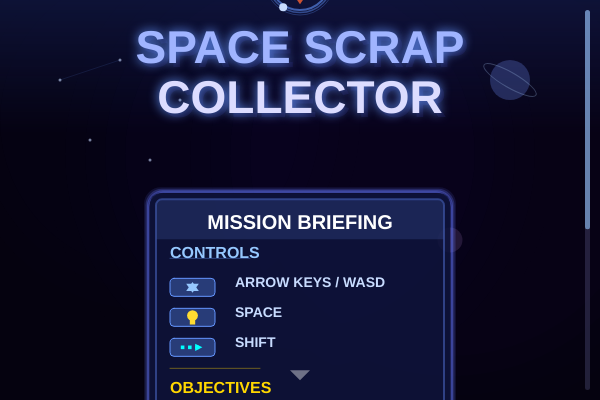
Frame 1 (no input)
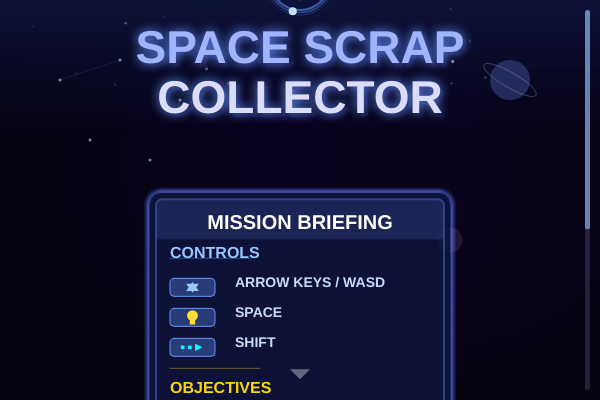
Frame 60 (no input)
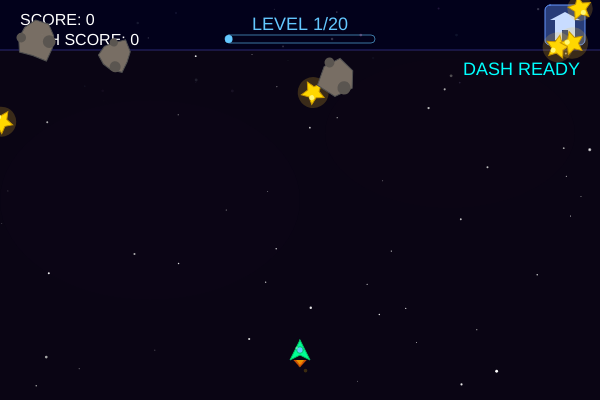
Frame 120 (the mouse pressed at the canvas centre since frame 60)

The p5.js sketch that drew these frames (run headless with seeded random() and noise() and a simulated clock; from frame 60 on, the mouse is pressed at the canvas centre):

// p5.js sketch
// ── sketch.js
let ship;
let scraps = [];
let asteroids = [];
let powerups = [];
let bullets = [];
let score = 0;
let gameState = 'menu'; // Can be 'menu', 'playing', 'gameOver', or 'victory'
let highScore = 0;
let stars = []; // For background stars
let particles = []; // For collecting effects
let level = 1;
let nextLevelScore = 100;
let lastShotTime = 0; // Track when the last bullet was fired
const SHOT_COOLDOWN = 300; // Cooldown between shots in milliseconds

// Added for dash ability
let dashAvailable = true;
let dashCooldown = 0;
const DASH_COOLDOWN = 180; // 3 seconds cooldown
let dashDirection = { x: 0, y: 0 };
let isDashing = false;
let dashTimer = 0;
const DASH_DURATION = 10; // Duration of dash in frames

// Simple control variables
let moveLeft = false;
let moveRight = false;
let moveUp = false;
let moveDown = false;

// Added for level up message
let levelMessage = null;

// Variables for scrolling
let scrollY = 0;
let maxScrollY = 200; // Will be calculated based on content height
let isScrolling = false;
let touchStartY = 0;

function setup() {
  createCanvas(600, 400);
  
  // Create stars with different depths for parallax effect
  stars = [];
  for (let i = 0; i < 50; i++) {
    stars.push({
      x: random(width),
      y: random(height),
      size: random(1, 3),
      brightness: random(150, 255),
      depth: random(0.2, 1) // Depth factor for parallax (smaller = further away)
    });
  }
  
  // Initialize game elements but don't start the game yet
  resetGame();
}

function resetGame() {
  // Reset game variables
  level = 1;
  score = 0;
  nextLevelScore = 100;
  particles = [];
  bullets = [];
  powerups = [];
  dashAvailable = true;
  dashCooldown = 0;
  
  // Create ship - simple object
  ship = {
    x: width / 2,
    y: height - 50,
    size: 20,
    speed: 5,
    shield: 0,
    speedBoost: 0,
    rapidFire: 0,
    
    display: function() {
      // Draw shield if active
      if (this.shield > 0) {
        push();
        translate(this.x, this.y);
        
        // Animated shield effect
        let shieldPulse = 1 + sin(frameCount * 0.1) * 0.1;
        
        // Outer shield glow
        noFill();
        stroke(0, 100, 255, 100);
        strokeWeight(3);
        ellipse(0, 0, this.size * 2.8 * shieldPulse);
        
        // Inner shield
        stroke(0, 150, 255, 180);
        strokeWeight(2);
        ellipse(0, 0, this.size * 2.5 * shieldPulse);
        
        // Shield details
        noFill();
        stroke(100, 200, 255, 150);
        strokeWeight(1);
        
        // Shield arc effects
        for (let i = 0; i < 3; i++) {
          let rotOffset = frameCount * 0.02 + i * TWO_PI / 3;
          arc(0, 0, this.size * 2.6 * shieldPulse, this.size * 2.6 * shieldPulse, 
              rotOffset, rotOffset + TWO_PI / 2);
        }
        
        pop();
      }
      
      // Draw dash effect when dashing
      if (isDashing) {
        push();
        translate(this.x, this.y);
        
        // Trail effect
        noFill();
        stroke(0, 255, 255, 200 - dashTimer * 20);
        strokeWeight(2);
        
        // Multiple fading trails
        for (let i = 0; i < 3; i++) {
          let trailScale = 1 + (i * 0.5);
          let trailX = -dashDirection.x * 10 * trailScale;
          let trailY = -dashDirection.y * 10 * trailScale;
          
          beginShape();
          vertex(trailX - this.size/2, trailY);
          vertex(trailX + this.size/2, trailY);
          endShape();
        }
        pop();
      }
      
      // Draw ship
      push();
      translate(this.x, this.y);
      
      // Draw engine flame with animation
      let flameHeight = 10 + sin(frameCount * 0.2) * 3;
      fill(255, 100, 0, 200);
      beginShape();
      vertex(-this.size/3, this.size/2);
      vertex(0, this.size/2 + flameHeight);
      vertex(this.size/3, this.size/2);
      endShape(CLOSE);
      
      // Additional flame details
      fill(255, 200, 0, 150);
      beginShape();
      vertex(-this.size/5, this.size/2);
      vertex(0, this.size/2 + flameHeight * 0.7);
      vertex(this.size/5, this.size/2);
      endShape(CLOSE);
      
      // Draw ship body
      fill(0, 255, 150);
      stroke(0, 200, 100);
      strokeWeight(1);
      beginShape();
      vertex(0, -this.size/2); // Nose
      vertex(this.size/2, this.size/2); // Bottom right
      vertex(0, this.size/4); // Middle indent
      vertex(-this.size/2, this.size/2); // Bottom left
      endShape(CLOSE);
      
      // Add cockpit
      fill(100, 200, 255);
      ellipse(0, 0, this.size/3);
      
      // Ship highlights
      noStroke();
      fill(150, 255, 200, 150);
      ellipse(-this.size/6, -this.size/10, this.size/8);
      
      pop();
    },
    
    move: function() {
      // Direct key checking for better responsiveness
      let currentSpeed = this.speed;
      
      if (isDashing) {
        // During dash, move faster in the dash direction
        this.x += dashDirection.x * currentSpeed * 3;
        this.y += dashDirection.y * currentSpeed * 3;
        
        // Create more particles during dash
        if (frameCount % 2 === 0) {
          particles.push(createParticle(
            this.x - dashDirection.x * this.size, 
            this.y - dashDirection.y * this.size, 
            [0, 255, 255]
          ));
        }
        
        // Decrement dash timer
        dashTimer--;
        if (dashTimer <= 0) {
          isDashing = false;
        }
      } else {
        // Normal movement
        if (moveLeft || keyIsDown(LEFT_ARROW) || keyIsDown(65)) { // Left or A
          this.x -= currentSpeed;
        }
        if (moveRight || keyIsDown(RIGHT_ARROW) || keyIsDown(68)) { // Right or D
          this.x += currentSpeed;
        }
        if (moveUp || keyIsDown(UP_ARROW) || keyIsDown(87)) { // Up or W
          this.y -= currentSpeed;
        }
        if (moveDown || keyIsDown(DOWN_ARROW) || keyIsDown(83)) { // Down or S
          this.y += currentSpeed;
        }
      }
      
      // Keep ship on screen
      this.x = constrain(this.x, this.size/2, width - this.size/2);
      this.y = constrain(this.y, this.size/2, height - this.size/2);
      
      // Update shield timer
      if (this.shield > 0) {
        this.shield--;
      }
    },
    
    shoot: function() {
      // Check if cooldown has elapsed
      if (millis() - lastShotTime > SHOT_COOLDOWN) {
        // Create a new bullet
        bullets.push({
          x: this.x,
          y: this.y - this.size/2, // Start at the nose of the ship
          size: 5,
          speed: 10,
          
          update: function() {
            this.y -= this.speed;
            return this.y < 0; // Return true if bullet is off screen
          },
          
          display: function() {
            fill(255, 240, 100);
            noStroke();
            ellipse(this.x, this.y, this.size);
            
            // Add a glow effect
            for (let i = 1; i <= 3; i++) {
              fill(255, 200, 50, 150 / i);
              ellipse(this.x, this.y, this.size + i * 2);
            }
          },
          
          hits: function(obj) {
            let d = dist(this.x, this.y, obj.x, obj.y);
            return d < (this.size/2 + obj.size/2);
          }
        });
        
        // Update last shot time
        lastShotTime = millis();
      }
    },
    
    dash: function() {
      if (!dashAvailable || isDashing) return;
      
      // Calculate dash direction based on current movement
      dashDirection = { x: 0, y: 0 };
      
      if (moveLeft || keyIsDown(LEFT_ARROW) || keyIsDown(65)) dashDirection.x = -1;
      if (moveRight || keyIsDown(RIGHT_ARROW) || keyIsDown(68)) dashDirection.x = 1;
      if (moveUp || keyIsDown(UP_ARROW) || keyIsDown(87)) dashDirection.y = -1;
      if (moveDown || keyIsDown(DOWN_ARROW) || keyIsDown(83)) dashDirection.y = 1;
      
      // If no direction, dash forward
      if (dashDirection.x === 0 && dashDirection.y === 0) {
        dashDirection.y = -1;
      }
      
      // Normalize for diagonal movement
      let magnitude = Math.sqrt(dashDirection.x * dashDirection.x + dashDirection.y * dashDirection.y);
      if (magnitude > 0) {
        dashDirection.x /= magnitude;
        dashDirection.y /= magnitude;
      }
      
      // Start dashing
      isDashing = true;
      dashTimer = DASH_DURATION;
      dashAvailable = false;
      dashCooldown = DASH_COOLDOWN;
      
      // Create burst of particles
      for (let i = 0; i < 10; i++) {
        particles.push(createParticle(this.x, this.y, [0, 255, 255]));
      }
    },
    
    hits: function(obj) {
      if (!obj || typeof obj.x === 'undefined' || typeof obj.y === 'undefined') {
        return false;
      }
      
      let objSize = obj.size || 15; // Default size if not specified
      let d = dist(this.x, this.y, obj.x, obj.y);
      return d < (this.size/2 + objSize/2);
    }
  };

  // Create scraps
  scraps = [];
  for (let i = 0; i < 5; i++) {
    scraps.push(createScrap());
  }
  
  // Create asteroids
  asteroids = [];
  for (let i = 0; i < 3; i++) { // Simplified to just 3 asteroids initially
    asteroids.push(createAsteroid());
  }
}

function draw() {
  // Check game state periodically
  if (frameCount % 60 === 0) { // Check once per second
    checkGameState();
  }
  
  // Create a subtle gradient background
  background(10, 5, 20); // Dark space background
  
  // Draw distant nebula-like effects for depth - just subtle color patches
  noStroke();
  fill(30, 20, 50, 10);
  ellipse(width/4, height/2, 300, 200);
  fill(50, 20, 40, 8);
  ellipse(width*3/4, height/3, 250, 150);
  
  // Draw stars with parallax effect
  drawStars();
  
  try {
    if (gameState === 'menu') {
      drawMenu();
    } else if (gameState === 'playing') {
      updateGame();
      drawGame();
    } else if (gameState === 'gameOver') {
      drawGameOver();
    } else if (gameState === 'victory') {
      drawVictory();
    } else {
      // Invalid game state, reset to menu
      gameState = 'menu';
      drawMenu();
    }
  } catch (error) {
    console.error("Error in main draw loop:", error);
    // Try to recover
    gameState = 'menu';
    drawMenu();
  }
}

function drawStars() {
  // Update star positions for parallax based on game state
  let ySpeed = 0;
  
  // Stars move faster during gameplay to create a sense of motion
  if (gameState === 'playing') {
    ySpeed = 0.5;
  }
  
  for (let star of stars) {
    // Move stars faster or slower based on their depth
    star.y += ySpeed * star.depth;
    
    // Wrap around if off screen
    if (star.y > height) {
      star.y = 0;
      star.x = random(width);
    }
    
    // Draw star with size based on depth
    fill(star.brightness);
    noStroke();
    let displaySize = star.size * (0.5 + star.depth * 0.5);
    ellipse(star.x, star.y, displaySize);
    
    // Add twinkle effect to some stars
    if (random() < 0.002) {
      fill(255, 255, 255, 150);
      ellipse(star.x, star.y, displaySize * 2);
    }
  }
}

function drawMenu() {
  // Reset scroll position when entering menu
  if (frameCount === 1 || scrollY === undefined) {
    scrollY = 0;
  }
  
  // Create a dynamic starfield background with depth effect
  background(5, 2, 15); // Deep space background
  
  // Add a subtle cosmic nebula glow
  noStroke();
  drawNebula();
  
  // Draw animated title particles
  drawTitleParticles();
  
  // Create a semi-transparent overlay at the top for title
  let gradientHeight = height/3;
  for (let i = 0; i < gradientHeight; i++) {
    let alpha = map(i, 0, gradientHeight, 150, 0);
    fill(20, 30, 80, alpha);
    rect(0, i, width, 1);
  }
  
  // Draw cosmic decorations
  drawCosmicDecorations();
  
  // Apply scrolling transformation
  push();
  translate(0, -scrollY);
  
  // Game title with glow effect - moved up to fit better
  textAlign(CENTER, CENTER);
  
  // Title shadow for depth
  fill(50, 50, 150, 50);
  textFont('Arial');
  textStyle(BOLD);
  textSize(46);
  text("SPACE SCRAP", width/2 + 4, height/8 + 4); // Moved up from height/6
  text("COLLECTOR", width/2 + 4, height/8 + 54);  // Moved up
  
  // Create animated pulse for the title
  let pulse = sin(frameCount * 0.05) * 5;
  
  // Add glowing title text
  drawingContext.shadowBlur = 10 + pulse;
  drawingContext.shadowColor = color(100, 150, 255);
  fill(160, 180, 255);
  textSize(46);
  text("SPACE SCRAP", width/2, height/8); // Moved up from height/6
  
  fill(220, 220, 255);
  text("COLLECTOR", width/2, height/8 + 50); // Moved up
  drawingContext.shadowBlur = 0;
  
  // Draw the game logo/ship icon - moved up
  drawGameLogo(width/2, height/8 - 70, 40);
  
  // Create main menu container with animated border - pushed down for better spacing
  let containerY = max(height/2 - 30, height/3 + 60); // Adjusted positioning
  drawMenuContainer(width/2 - 150, containerY);
  
  // Calculate bottom of container for proper button placement
  let containerBottom = containerY + 310; // Match the container height
  
  // Buttons - positioned relative to container bottom with spacing
  drawMenuButtons(containerBottom + 50); // Position relative to container bottom
  
  // Draw animated prompt at bottom - moved further down
  let promptY = containerBottom + 110; // Position relative to container bottom
  drawAnimatedPrompt(promptY);
  
  // Calculate the max scroll based on the content
  maxScrollY = max(0, promptY - height + 80);
  
  pop(); // End scrolling transformation
  
  // Draw scroll indicator if needed
  if (maxScrollY > 0) {
    drawScrollIndicator();
  }
}

// Helper functions for menu elements

function drawMenuContainer(containerX, containerY) {
  // Container background with pulsing border
  let pulse = sin(frameCount * 0.05) * 2;
  let containerWidth = 300;
  let containerHeight = 310; // Increased from 280 to 310 for more space
  
  // Outer glow
  noFill();
  for(let i = 0; i < 5; i++) {
    let alpha = map(i, 0, 5, 150, 0);
    stroke(100, 120, 255, alpha);
    strokeWeight(i + pulse);
    rect(containerX - i, containerY - i, containerWidth + i*2, containerHeight + i*2, 15);
  }
  
  // Main panel
  noStroke();
  fill(15, 20, 60, 220);
  rect(containerX, containerY, containerWidth, containerHeight, 10);
  
  // Inner highlight
  stroke(100, 140, 255, 100);
  strokeWeight(2);
  noFill();
  rect(containerX + 6, containerY + 6, containerWidth - 12, containerHeight - 12, 6);
  
  // Add subtle header background
  noStroke();
  fill(60, 80, 150, 80);
  rect(containerX + 6, containerY + 6, containerWidth - 12, 40, 6, 6, 0, 0);
  
  // Section Heading
  fill(255);
  textAlign(CENTER);
  textSize(20);
  text("MISSION BRIEFING", width/2, containerY + 30);
  
  // Content area
  let contentX = containerX + 20;
  let contentY = containerY + 60;
  
  // Controls section
  fill(150, 200, 255);
  textAlign(LEFT);
  textSize(16);
  text("CONTROLS", contentX, contentY);
  
  // Separator line
  stroke(100, 150, 255, 100);
  strokeWeight(1);
  line(contentX, contentY + 5, contentX + 80, contentY + 5);
  
  // Controls content with icons
  textSize(14);
  noStroke();
  let controlsY = contentY + 25;
  let iconSize = 18;
  let textOffset = 65;
  
  // Movement control
  drawControlIcon(contentX, controlsY, iconSize, "move");
  fill(200, 220, 255);
  text("ARROW KEYS / WASD", contentX + textOffset, controlsY + 5);
  
  // Shoot control
  drawControlIcon(contentX, controlsY + 30, iconSize, "shoot");
  fill(200, 220, 255);
  text("SPACE", contentX + textOffset, controlsY + 35);
  
  // Dash control
  drawControlIcon(contentX, controlsY + 60, iconSize, "dash");
  fill(200, 220, 255);
  text("SHIFT", contentX + textOffset, controlsY + 65);
  
  // Objectives section - moved down for better spacing
  fill(255, 215, 0);
  textAlign(LEFT);
  textSize(16);
  text("OBJECTIVES", contentX, controlsY + 110); // Increased from 100 to 110
  
  // Separator line
  stroke(255, 215, 0, 100);
  strokeWeight(1);
  line(contentX, contentY + 115, contentX + 90, contentY + 115); // Adjusted to match
  
  // Objectives list
  noStroke();
  textSize(14);
  fill(255, 245, 200);
  
  // Objective bullets with icons
  let objY = controlsY + 135; // Increased from 125 to 135
  
  // Objective 1: Collect scraps
  drawObjectiveIcon(contentX, objY, iconSize, "scrap");
  text("Collect gold scraps", contentX + textOffset, objY + 5);
  
  // Objective 2: Destroy asteroids
  drawObjectiveIcon(contentX, objY + 30, iconSize, "asteroid");
  text("Destroy asteroids", contentX + textOffset, objY + 35);
  
  // Objective 3: Reach level 20
  drawObjectiveIcon(contentX, objY + 60, iconSize, "level");
  text("Reach Level 20 to win!", contentX + textOffset, objY + 65);
}

function drawControlIcon(x, y, size, type) {
  // Draw background
  fill(40, 60, 120);
  stroke(100, 150, 255);
  strokeWeight(1);
  rect(x, y, size*2.5, size, 4);
  
  // Draw icon based on type
  noStroke();
  
  if (type === "move") {
    // Movement arrows
    fill(150, 200, 255);
    // Up arrow
    triangle(
      x + size*1.25, y + size*0.2,
      x + size*0.9, y + size*0.7,
      x + size*1.6, y + size*0.7
    );
    // Down arrow
    triangle(
      x + size*1.25, y + size*0.8,
      x + size*0.9, y + size*0.3,
      x + size*1.6, y + size*0.3
    );
  } 
  else if (type === "shoot") {
    // Bullet icon
    fill(255, 220, 50);
    ellipse(x + size*1.25, y + size*0.4, size*0.6);
    // Shooting trail
    rect(x + size*1.1, y + size*0.6, size*0.3, size*0.3);
  } 
  else if (type === "dash") {
    // Dash movement lines
    fill(0, 255, 255);
    for (let i = 0; i < 3; i++) {
      rect(x + size*(0.6 + i*0.4), y + size*0.4, size*0.2, size*0.2);
    }
    // Ship
    triangle(
      x + size*1.8, y + size*0.5,
      x + size*1.4, y + size*0.3,
      x + size*1.4, y + size*0.7
    );
  }
}

function drawObjectiveIcon(x, y, size, type) {
  if (type === "scrap") {
    // Gold scrap icon
    fill(60, 60, 120);
    stroke(255, 215, 0);
    strokeWeight(1);
    rect(x, y, size*2.5, size, 4);
    
    // Star shape
    noStroke();
    fill(255, 215, 0);
    push();
    translate(x + size*1.25, y + size*0.5);
    rotate(frameCount * 0.01);
    for (let i = 0; i < 5; i++) {
      let angle = TWO_PI * i / 5 - PI/2;
      let x1 = cos(angle) * size*0.4;
      let y1 = sin(angle) * size*0.4;
      let x2 = cos(angle + TWO_PI/10) * size*0.2;
      let y2 = sin(angle + TWO_PI/10) * size*0.2;
      line(0, 0, x1, y1);
      line(x1, y1, x2, y2);
    }
    pop();
  } 
  else if (type === "asteroid") {
    // Asteroid icon
    fill(60, 60, 120);
    stroke(150, 150, 150);
    strokeWeight(1);
    rect(x, y, size*2.5, size, 4);
    
    // Asteroid shape
    noStroke();
    fill(150, 140, 140);
    push();
    translate(x + size*1.25, y + size*0.5);
    beginShape();
    for (let i = 0; i < 8; i++) {
      let angle = TWO_PI * i / 8;
      let rad = size * 0.35 * (0.8 + sin(i * 3) * 0.2);
      vertex(cos(angle) * rad, sin(angle) * rad);
    }
    endShape(CLOSE);
    // Crater
    fill(100, 100, 100);
    ellipse(size*0.1, -size*0.1, size*0.15);
    pop();
  } 
  else if (type === "level") {
    // Level icon
    fill(60, 60, 120);
    stroke(255, 200, 50);
    strokeWeight(1);
    rect(x, y, size*2.5, size, 4);
    
    // Trophy icon
    noStroke();
    fill(255, 215, 0);
    // Trophy cup
    push();
    translate(x + size*1.25, y + size*0.5);
    rect(-size*0.25, -size*0.3, size*0.5, size*0.4, size*0.1);
    // Trophy base
    rect(-size*0.15, size*0.1, size*0.3, size*0.2, size*0.05);
    // Trophy handles
    ellipse(-size*0.25, -size*0.1, size*0.2, size*0.4);
    ellipse(size*0.25, -size*0.1, size*0.2, size*0.4);
    pop();
  }
}

function drawMenuButtons(buttonY) {
  // Position constants
  let buttonWidth = 180;
  let buttonHeight = 50;
  
  // Start button
  let startBtnX = width/2;
  let btnPulse = sin(frameCount * 0.1) * 3;
  
  // Button glow
  drawingContext.shadowBlur = 15;
  drawingContext.shadowColor = color(100, 200, 255);
  
  // Button background
  fill(40, 100, 180);
  stroke(120, 200, 255);
  strokeWeight(2);
  rect(startBtnX - buttonWidth/2, buttonY - buttonHeight/2, buttonWidth, buttonHeight, 25);
  
  // Button text
  textAlign(CENTER, CENTER);
  noStroke();
  fill(255);
  textSize(22 + btnPulse);
  text("START MISSION", startBtnX, buttonY);
  
  drawingContext.shadowBlur = 0;
}

function drawAnimatedPrompt(promptY) {
  // Animated prompt text
  let promptPulse = sin(frameCount * 0.05) * 2;
  
  fill(200, 200, 255, 200 + promptPulse * 20);
  textSize(16);
  text("PRESS SPACE TO START", width/2, promptY);
  
  // Draw key icon
  fill(150, 150, 220, 200);
  stroke(200, 200, 255, 150);
  strokeWeight(1);
  rect(width/2 - 50, promptY + 15, 100, 18, 4);
  fill(200, 200, 255);
  noStroke();
  text("SPACE", width/2, promptY + 15);
}

function drawTitleParticles() {
  // Create title particles
  if (random() < 0.3) {
    let px = random(width);
    let py = random(height/4);
    
    particles.push({
      x: px,
      y: py,
      size: random(1, 3),
      color: [random(150, 255), random(150, 255), random(200, 255)],
      xvel: random(-0.3, 0.3),
      yvel: random(-0.1, 0.3),
      alpha: random(150, 255),
      life: random(30, 60),
      
      update: function() {
        this.x += this.xvel;
        this.y += this.yvel;
        this.alpha -= this.alpha / this.life;
        return this.alpha <= 0;
      },
      
      display: function() {
        noStroke();
        fill(this.color[0], this.color[1], this.color[2], this.alpha);
        ellipse(this.x, this.y, this.size);
      }
    });
  }
  
  // Update and display particles
  for (let i = particles.length - 1; i >= 0; i--) {
    if (particles[i].update()) {
      particles.splice(i, 1);
    } else {
      particles[i].display();
    }
  }
}

function drawGameLogo(x, y, size) {
  push();
  translate(x, y);
  
  // Draw glowing orbit
  noFill();
  for (let i = 0; i < 3; i++) {
    let orbitSize = size * 1.5 + i*5;
    stroke(100, 150, 255, 150 - i*40);
    strokeWeight(2 - i*0.5);
    ellipse(0, 0, orbitSize);
  }
  
  // Draw animated planets/stars
  let angle = frameCount * 0.03;
  
  // Orbiting elements
  for (let i = 0; i < 3; i++) {
    let orbitAngle = angle + (i * TWO_PI / 3);
    let orbitX = cos(orbitAngle) * size * 0.8;
    let orbitY = sin(orbitAngle) * size * 0.8;
    
    // Draw orbiting element
    noStroke();
    fill(200, 220, 255);
    ellipse(orbitX, orbitY, size/5);
  }
  
  // Center ship
  drawShipIcon(0, 0, size * 0.7);
  
  pop();
}

function drawShipIcon(x, y, size) {
  push();
  translate(x, y);
  
  // Ship body
  fill(0, 200, 100);
  stroke(100, 200, 255);
  strokeWeight(2);
  beginShape();
  vertex(0, -size/2); // Nose
  vertex(size/2, size/2); // Bottom right
  vertex(0, size/4); // Middle indent
  vertex(-size/2, size/2); // Bottom left
  endShape(CLOSE);
  
  // Engine glow - animated
  let flameSize = sin(frameCount * 0.2) * 5;
  noStroke();
  fill(255, 100, 50, 200);
  beginShape();
  vertex(-size/4, size/2);
  vertex(0, size/2 + size/3 + flameSize);
  vertex(size/4, size/2);
  endShape(CLOSE);
  
  // Cockpit
  fill(150, 200, 255);
  ellipse(0, 0, size/3);
  
  pop();
}

function drawNebula() {
  // Subtle nebula clouds in background
  for (let i = 0; i < 3; i++) {
    let x = width * (0.25 + i * 0.25);
    let y = height * (0.3 + sin(frameCount * 0.01 + i) * 0.1);
    let size = 300 + i * 50;
    
    for (let j = 0; j < 5; j++) {
      let alpha = map(j, 0, 5, 5, 0);
      let r = map(i, 0, 3, 30, 80);
      let g = map(i, 0, 3, 20, 40);
      let b = map(i, 0, 3, 80, 150);
      
      fill(r, g, b, alpha);
      ellipse(x, y, size + j*40);
    }
  }
}

function drawCosmicDecorations() {
  // Add decorative elements in the background
  
  // Constellation lines
  stroke(100, 150, 255, 30);
  strokeWeight(1);
  
  // Fixed constellation pattern
  let constellationPoints = [
    {x: width*0.1, y: height*0.2},
    {x: width*0.2, y: height*0.15},
    {x: width*0.3, y: height*0.25},
    {x: width*0.25, y: height*0.4},
    {x: width*0.15, y: height*0.35}
  ];
  
  // Draw constellation
  for (let i = 0; i < constellationPoints.length; i++) {
    let nextIndex = (i + 1) % constellationPoints.length;
    line(
      constellationPoints[i].x, 
      constellationPoints[i].y,
      constellationPoints[nextIndex].x, 
      constellationPoints[nextIndex].y
    );
    
    // Draw constellation points
    noStroke();
    fill(200, 220, 255, 150);
    ellipse(constellationPoints[i].x, constellationPoints[i].y, 3);
  }
  
  // Draw some distant planets
  noStroke();
  
  // Planet 1
  fill(80, 100, 180, 100);
  ellipse(width*0.85, height*0.2, 40);
  
  // Rings
  push();
  translate(width*0.85, height*0.2);
  rotate(PI/6);
  stroke(150, 180, 220, 80);
  strokeWeight(1);
  noFill();
  ellipse(0, 0, 60, 15);
  pop();
  
  // Planet 2
  fill(100, 70, 120, 80);
  ellipse(width*0.75, height*0.6, 25);
}

function updateGame() {
  try {
    // Move the ship
    if (ship && typeof ship.move === 'function') {
      ship.move();
    }
    
    // Create engine exhaust particles
    createExhaustParticles();
    
    // Handle shooting
    if (keyIsDown(32) && ship && typeof ship.shoot === 'function') { // Spacebar
      ship.shoot();
    }
    
    // Update bullets
    for (let i = bullets.length - 1; i >= 0; i--) {
      try {
        if (bullets[i] && typeof bullets[i].update === 'function') {
          let remove = bullets[i].update();
          if (remove) {
            bullets.splice(i, 1);
          }
        } else {
          bullets.splice(i, 1); // Remove invalid bullets
        }
      } catch (error) {
        console.error("Error updating bullet:", error);
        bullets.splice(i, 1); // Remove problematic bullet
      }
    }
    
    // Update asteroids
  for (let i = asteroids.length - 1; i >= 0; i--) {
      try {
        if (asteroids[i] && typeof asteroids[i].update === 'function') {
    asteroids[i].update();
        } else {
          asteroids[i] = createAsteroid(level); // Replace invalid asteroid
        }
      } catch (error) {
        console.error("Error updating asteroid:", error);
        asteroids[i] = createAsteroid(level); // Replace problematic asteroid
      }
    }
    
    // Update particles
    for (let i = particles.length - 1; i >= 0; i--) {
      try {
        if (particles[i] && typeof particles[i].update === 'function') {
          if (particles[i].update()) {
            particles.splice(i, 1);
          }
        } else {
          particles.splice(i, 1); // Remove invalid particles
        }
      } catch (error) {
        console.error("Error updating particle:", error);
        particles.splice(i, 1); // Remove problematic particle
      }
    }
    
    // Bullet collisions with asteroids (with error handling)
    handleBulletAsteroidCollisions();
    
    // Check for scrap collection
    handleScrapCollection();
    
    // Check for asteroid collisions with ship
    handleAsteroidShipCollisions();
    
    // Update powerups with error handling
    handlePowerups();
    
    // Check for level up
    if (score >= nextLevelScore) {
      levelUp();
    }
    
    // Check for victory condition (Level 20)
    if (level >= 20) {
      if (score > highScore) {
        highScore = score;
      }
      gameState = 'victory';
    }
    
    // Handle active power-ups duration
    if (ship.rapidFire > 0) {
      ship.rapidFire--;
      if (ship.rapidFire <= 0) {
        SHOT_COOLDOWN = 300; // Reset to default when expired
      }
    }
    
    if (ship.speedBoost > 0) {
      ship.speedBoost--;
      if (ship.speedBoost <= 0) {
        ship.speed = 5; // Reset to default when expired
      }
    }
    
    // Update dash cooldown
    if (!dashAvailable) {
      dashCooldown--;
      if (dashCooldown <= 0) {
        dashAvailable = true;
      }
    }
  } catch (error) {
    console.error("Error in updateGame:", error);
    // Prevent game from completely breaking by continuing
  }
}

function drawGame() {
  // Create a semi-transparent UI header
  fill(0, 0, 30, 200);
    noStroke();
  rect(0, 0, width, 50);
  
  // Add subtle separator line
  stroke(100, 100, 255, 100);
  strokeWeight(1);
  line(0, 50, width, 50);
  
  // Display score and high score
  noStroke();
  fill(255);
  textAlign(LEFT);
  textSize(16);
  text(`SCORE: ${score}`, 20, 25);
  text(`HIGH SCORE: ${highScore}`, 20, 45);
  
  // Display level indicator with fractions (e.g., "LEVEL 5/20")
  fill(100, 200, 255);
  textAlign(CENTER);
  textSize(18);
  text(`LEVEL ${level}/20`, width/2, 30);
  
  // Progress bar for levels
  noFill();
  stroke(100, 200, 255, 150);
  rect(width/2 - 75, 35, 150, 8, 4);
  noStroke();
  fill(100, 200, 255);
  rect(width/2 - 75, 35, 150 * (level / 20), 8, 4);
  
  // Add home button
  drawHomeButton();
  
  // Display active power-ups
  if (ship.shield > 0 || ship.speedBoost > 0 || ship.rapidFire > 0) {
    textAlign(RIGHT);
    textSize(14);
    
    let yPos = 20;
    
    if (ship.shield > 0) {
      let remaining = ceil(ship.shield / 60);
      fill(0, 100, 255);
      text(`SHIELD: ${remaining}s`, width - 20, yPos);
      yPos += 18;
    }
    
    if (ship.speedBoost > 0) {
      let remaining = ceil(ship.speedBoost / 60);
      fill(50, 255, 50);
      text(`BOOST: ${remaining}s`, width - 20, yPos);
      yPos += 18;
    }
    
    if (ship.rapidFire > 0) {
      let remaining = ceil(ship.rapidFire / 60);
      fill(255, 100, 50);
      text(`RAPID FIRE: ${remaining}s`, width - 20, yPos);
    }
  }
  
  // Display dash cooldown
  if (!dashAvailable) {
    let percent = map(dashCooldown, 0, DASH_COOLDOWN, 0, 100);
    fill(0, 150, 150);
    textAlign(RIGHT);
    text(`DASH: ${floor(dashCooldown / 60)}s`, width - 20, 75);
    
    // Cooldown bar with rounded corners
    stroke(0, 150, 150, 100);
    strokeWeight(1);
    noFill();
    rect(width - 100, 80, 80, 5, 2);
    noStroke();
    fill(0, 255, 255);
    rect(width - 100, 80, 80 * (1 - percent/100), 5, 2);
  } else {
    // Dash is available
    fill(0, 255, 255);
    textAlign(RIGHT);
    text("DASH READY", width - 20, 75);
  }
  
  // Display ship
  ship.display();
  
  // Display bullets
  for (let bullet of bullets) {
    bullet.display();
  }
  
  // Display scraps
  for (let scrap of scraps) {
    scrap.display();
  }
  
  // Display asteroids
  for (let asteroid of asteroids) {
    asteroid.display();
  }
  
  // Display powerups
  for (let powerup of powerups) {
    powerup.display();
  }
  
  // Display particles
  for (let particle of particles) {
    particle.display();
  }
  
  // Display level message if it exists
  if (levelMessage && levelMessage.alpha > 0) {
    levelMessage.display();
  }
}

function drawGameOver() {
  // Semi-transparent overlay
  fill(0, 0, 30, 200);
  rect(0, 0, width, height);
  
  // Game over text
  fill(255, 50, 50);
  textSize(52);
  textAlign(CENTER, CENTER);
  text("GAME OVER", width/2, height/3 - 20);
  
  // Score display
  fill(255);
  textSize(24);
  text(`Final Score: ${score}`, width/2, height/2);
  
  // High score notification
  if (score >= highScore && score > 0) {
    fill(255, 200, 0);
    textSize(28);
    text("NEW HIGH SCORE!", width/2, height/2 + 40);
  } else {
    fill(200);
    textSize(20);
    text(`High Score: ${highScore}`, width/2, height/2 + 40);
  }
  
  // Restart prompt
  fill(255, 255, 100);
  textSize(24);
  text("Press SPACE to play again", width/2, height*3/4);
}

function drawVictory() {
  // Semi-transparent background
  fill(0, 0, 50, 200);
  rect(0, 0, width, height);
  
  // Create animated particle background for victory
  if (random() < 0.3) {
    let pos = {
      x: random(width),
      y: random(height)
    };
    // Random colors for celebration
    let colors = [
      [255, 200, 0],  // Gold
      [0, 255, 255],  // Cyan
      [255, 0, 255],  // Magenta
      [0, 255, 0]     // Green
    ];
    particles.push(createParticle(pos.x, pos.y, random(colors)));
  }
  
  // Display particles
  for (let i = particles.length - 1; i >= 0; i--) {
    if (particles[i].update()) {
      particles.splice(i, 1);
    } else {
      particles[i].display();
    }
  }
  
  // Victory text with pulse animation
  let pulseSize = sin(frameCount * 0.05) * 3;
  
  fill(255, 255, 100);
  textSize(52 + pulseSize);
  textAlign(CENTER, CENTER);
  text("VICTORY!", width/2, height/3 - 20);
  
  // Score display
  fill(255);
  textSize(28);
  text(`Final Score: ${score}`, width/2, height/2);
  
  // Level display
  fill(100, 200, 255);
  textSize(24);
  text(`You reached Level ${level}!`, width/2, height/2 + 40);
  
  // High score notification
  if (score >= highScore && score > 0) {
    fill(255, 200, 0);
    textSize(24);
    text("NEW HIGH SCORE!", width/2, height/2 + 80);
  } else {
    fill(200);
    textSize(20);
    text(`High Score: ${highScore}`, width/2, height/2 + 80);
  }
  
  // Restart prompt
  fill(255, 255, 100);
  textSize(24);
  text("Press SPACE to play again", width/2, height*3/4);
}

function keyPressed() {
  if (keyCode === 32) { // Space key
    if (gameState === 'menu') {
      startPlaying();
    } else if (gameState === 'gameOver' || gameState === 'victory') {
      resetGame();
      startPlaying();
    }
  }
  
  // Dash with Shift key
  if (keyCode === SHIFT && gameState === 'playing') {
    ship.dash();
  }
  
  // For debugging
  console.log("p5.js keyPressed: ", key, keyCode);
  
  // Allow default behaviors
  return true;
}

// Improve compatibility with browser event handlers for more reliable input
document.addEventListener('keydown', function(e) {
  if (e.key === 'ArrowRight' || e.key === 'd' || e.key === 'D') moveRight = true;
  if (e.key === 'ArrowLeft' || e.key === 'a' || e.key === 'A') moveLeft = true;
  if (e.key === 'ArrowUp' || e.key === 'w' || e.key === 'W') moveUp = true;
  if (e.key === 'ArrowDown' || e.key === 's' || e.key === 'S') moveDown = true;
  
  // Add dash ability with Shift key
  if (e.key === 'Shift' && gameState === 'playing') {
    try {
      if (ship && typeof ship.dash === 'function') {
        ship.dash();
      }
    } catch (error) {
      console.error("Error in dash:", error);
    }
  }
  
  // Start game with Space
  if (e.key === ' ') {
    if (gameState === 'menu') {
      startPlaying();
    } else if (gameState === 'gameOver' || gameState === 'victory') {
      resetGame();
      startPlaying();
    }
  }
  
  // Prevent default behavior for game control keys
  if (['ArrowUp', 'ArrowDown', 'ArrowLeft', 'ArrowRight', 'w', 'a', 's', 'd', 'W', 'A', 'S', 'D', ' ', 'Shift'].includes(e.key)) {
    e.preventDefault();
  }
}, false);

document.addEventListener('keyup', function(e) {
  if (e.key === 'ArrowRight' || e.key === 'd' || e.key === 'D') moveRight = false;
  if (e.key === 'ArrowLeft' || e.key === 'a' || e.key === 'A') moveLeft = false;
  if (e.key === 'ArrowUp' || e.key === 'w' || e.key === 'W') moveUp = false;
  if (e.key === 'ArrowDown' || e.key === 's' || e.key === 'S') moveDown = false;
  
  // Prevent default
  if (['ArrowUp', 'ArrowDown', 'ArrowLeft', 'ArrowRight', 'w', 'a', 's', 'd', 'W', 'A', 'S', 'D'].includes(e.key)) {
    e.preventDefault();
  }
}, false);

function startPlaying() {
  console.log("Starting game...");
  gameState = 'playing';
}

function createScrap() {
  return {
    x: random(width),
    y: random(height/2),
    size: 15,
    rotation: random(TWO_PI),
    rotSpeed: random(-0.05, 0.05),
    glowOffset: random(TWO_PI), // For oscillating glow effect
    
    display: function() {
      push();
      translate(this.x, this.y);
      rotate(this.rotation);
      this.rotation += this.rotSpeed;
      
      // Draw glow effect
      let glowSize = 1.2 + sin(frameCount * 0.05 + this.glowOffset) * 0.2;
      noStroke();
      fill(255, 200, 50, 50);
      ellipse(0, 0, this.size * glowSize * 1.5);
      
      // Draw gold star-shaped scrap
    fill(255, 215, 0); // Gold color
      stroke(200, 150, 0);
      strokeWeight(1);
      
      // Create star shape
      beginShape();
      for (let i = 0; i < 5; i++) {
        let angle = map(i, 0, 5, 0, TWO_PI);
        let outerRadius = this.size * 0.8;
        let innerRadius = this.size * 0.4;
        
        // Outer point
        let x1 = cos(angle) * outerRadius;
        let y1 = sin(angle) * outerRadius;
        vertex(x1, y1);
        
        // Inner point
        let nextAngle = angle + TWO_PI / 10;
        let x2 = cos(nextAngle) * innerRadius;
        let y2 = sin(nextAngle) * innerRadius;
        vertex(x2, y2);
      }
      endShape(CLOSE);
      
      // Add shine highlight
      noStroke();
      fill(255, 255, 150, 200);
      ellipse(-this.size/4, -this.size/4, this.size/3);
      
      pop();
    }
  };
}

function createAsteroid(currentLevel = 1) {
  // Calculate difficulty modifiers based on level
  let sizeModifier = map(currentLevel, 1, 20, 1, 0.7); // Smaller asteroids at higher levels
  let speedModifier = map(currentLevel, 1, 20, 1, 3.5); // Much faster asteroids at higher levels
  
  return {
    x: random(width),
    y: -20,
    size: random(30, 40) * sizeModifier,
    speed: random(1, 2) * speedModifier,
    rotation: random(TWO_PI),
    rotSpeed: random(-0.02, 0.02),
    vertices: [], // Points for irregular shape
    health: Math.min(Math.ceil(currentLevel / 3), 3), // Cap max health at 3 hits
    maxHealth: Math.min(Math.ceil(currentLevel / 3), 3), // Store original max health
    
    update: function() {
      this.y += this.speed;
      this.rotation += this.rotSpeed;
      
      // Reset if off screen
      if (this.y > height + this.size) {
        this.reset();
      }
    },
    
    reset: function() {
      this.y = -this.size;
    this.x = random(width);
      this.health = Math.min(Math.ceil(level / 3), 3); // Cap max health at 3 hits
      this.maxHealth = this.health;
    },
    
    hit: function() {
      this.health = max(0, this.health - 1); // Ensure health never goes below 0
      // Create a particle for visual feedback
      for (let i = 0; i < 3; i++) {
        particles.push(createParticle(this.x, this.y, [150, 150, 150]));
      }
      return this.health <= 0; // Return true if destroyed
    },
    
    display: function() {
      push();
      translate(this.x, this.y);
      rotate(this.rotation);
      
      // Draw asteroid with rocky texture - color based on health
      let healthPercent = this.health / this.maxHealth;
      
      // Redder as it takes damage
      let r = map(healthPercent, 0, 1, 180, 120);
      let g = map(healthPercent, 0, 1, 80, 110);
      let b = map(healthPercent, 0, 1, 70, 100);
      
      fill(r, g, b);
      stroke(80);
      strokeWeight(1);
      
      // Draw irregular shape
      beginShape();
      for (let v of this.vertices) {
        vertex(v.x, v.y);
      }
      endShape(CLOSE);
      
      // Add some simple crater details
      noStroke();
      fill(90, 85, 80);
      ellipse(-this.size/4, this.size/5, this.size/3);
      ellipse(this.size/3, -this.size/4, this.size/4);
      
      // Show health if more than 1
      if (this.maxHealth > 1 && gameState === 'playing') {
        noStroke();
        fill(255, 255, 255, 180);
        textAlign(CENTER, CENTER);
        textSize(this.size/3);
        text(this.health, 0, 0);
      }
      
      pop();
    },
    
    init: function() {
      // Create irregular shape with 6-9 vertices
      let numVertices = floor(random(6, 10));
      for (let i = 0; i < numVertices; i++) {
        let angle = map(i, 0, numVertices, 0, TWO_PI);
        let r = this.size/2 * random(0.8, 1.2); // Vary the radius
        let x = cos(angle) * r;
        let y = sin(angle) * r;
        this.vertices.push({x, y});
      }
      return this;
    }
  }.init(); // Initialize immediately
}

function createParticle(x, y, colorArray) {
  // Validate input parameters
  if (typeof x !== 'number' || isNaN(x)) {
    x = width/2;
  }
  
  if (typeof y !== 'number' || isNaN(y)) {
    y = height/2;
  }
  
  // Ensure color array is properly formatted
  if (!Array.isArray(colorArray) || colorArray.length < 3) {
    colorArray = [255, 215, 0]; // Default gold color
  }
  
  // Make sure color values are numbers
  const safeColor = [
    Number(colorArray[0]) || 255,
    Number(colorArray[1]) || 215,
    Number(colorArray[2]) || 0
  ];
  
  return {
    x: x,
    y: y,
    size: random(2, 6),
    color: safeColor,
    xvel: random(-2, 2),
    yvel: random(-2, 2),
    alpha: 255,
    life: random(20, 40), // Vary particle lifespans
    
    update: function() {
      this.x += this.xvel;
      this.y += this.yvel;
      this.alpha -= 255 / this.life; // Fade based on lifespan
      this.xvel *= 0.95;
      this.yvel *= 0.95;
      this.size *= 0.97; // Shrink gradually
      return this.alpha <= 0;
    },
    
    display: function() {
      try {
        noStroke();
        fill(
          this.color[0],
          this.color[1],
          this.color[2],
          this.alpha
        );
        ellipse(this.x, this.y, this.size);
      } catch (error) {
        console.error("Error displaying particle:", error);
      }
    }
  };
}

function createPowerup() {
  const types = ['shield', 'speed', 'rapidfire'];
  const type = random(types);
  
  let powerupColor;
  if (type === 'shield') {
    powerupColor = [0, 100, 255]; // Blue
  } else if (type === 'speed') {
    powerupColor = [50, 255, 50]; // Green
  } else {
    powerupColor = [255, 50, 50]; // Red
  }
  
  return {
    x: random(width),
    y: -20,
    size: 15,
    type: type,
    color: powerupColor,
    speed: random(1, 3),
    rotation: 0,
    pulseOffset: random(TWO_PI),
    
    update: function() {
    this.y += this.speed;
      this.rotation += 0.03;
      
      // Check if off screen
      if (this.y > height + this.size) {
        return true; // Return true to remove this powerup
      }
      return false; // Otherwise keep it
    },
    
    display: function() {
      push();
      translate(this.x, this.y);
      rotate(this.rotation);
      
      // Draw glow
      let pulseSize = 1 + sin(frameCount * 0.1 + this.pulseOffset) * 0.2;
      noStroke();
      fill(this.color[0], this.color[1], this.color[2], 70);
      ellipse(0, 0, this.size * 2 * pulseSize);
      
      // Draw powerup
      fill(this.color[0], this.color[1], this.color[2]);
      stroke(255);
      strokeWeight(1);
      ellipse(0, 0, this.size);
      
      // Draw icon based on type
      fill(255);
      noStroke();
      textAlign(CENTER, CENTER);
      textSize(10);
      
      if (this.type === 'shield') {
        text("S", 0, 0);
      } else if (this.type === 'speed') {
        text("B", 0, 0);
      } else if (this.type === 'rapidfire') {
        text("F", 0, 0);
      }
      
      pop();
    },
    
    apply: function(ship) {
      if (!ship) return; // Safety check
      
      try {
        switch(this.type) {
          case 'shield':
            ship.shield = 300; // 5 seconds of shield
            console.log("Shield powerup activated");
            break;
          case 'speed':
            ship.speed = 8; // Temporarily increase speed
            ship.speedBoost = 300; // 5 seconds
            console.log("Speed powerup activated");
            break;
          case 'rapidfire':
            ship.rapidFire = 300; // 5 seconds
            SHOT_COOLDOWN = 150; // Set faster cooldown
            console.log("Rapid fire powerup activated");
            break;
        }
      } catch (error) {
        console.error("Error in apply powerup:", error);
      }
    }
  };
}

function levelUp() {
  try {
    // Increment level
    level++;
    
    // Increase next level threshold (higher score needed for each level)
    nextLevelScore += 100 * level;
    
    // Add more asteroids based on level with increased difficulty
    let newAsteroids = Math.min(level, 3); // Maximum 3 new asteroids per level
    for (let i = 0; i < newAsteroids; i++) {
      try {
        let newAsteroid = createAsteroid(level);
        if (newAsteroid) {
          asteroids.push(newAsteroid);
        }
      } catch (error) {
        console.error("Error creating asteroid:", error);
      }
    }
    
    // Check for victory condition
    if (level >= 20) {
      if (score > highScore) {
        highScore = score;
      }
      gameState = 'victory';
      
      // Create victory particles
      for (let i = 0; i < 50; i++) {
        let colors = [
          [255, 215, 0],  // Gold
          [0, 255, 255],  // Cyan
          [255, 100, 255] // Pink
        ];
        try {
          particles.push(createParticle(
            random(width), 
            random(height), 
            random(colors)
          ));
        } catch (error) {
          console.error("Error creating particle:", error);
        }
      }
      return;
    }
    
    // Create level-up particles for visual feedback
    for (let i = 0; i < 15; i++) {
      try {
        let pos = {
          x: random(width),
          y: random(height)
        };
        particles.push(createParticle(pos.x, pos.y, [100, 200, 255]));
      } catch (error) {
        console.error("Error creating particle:", error);
      }
    }
    
    // Create a powerup as a reward - only if not too many already
    if (random() < 0.8 && powerups.length < 3) { // 80% chance for a powerup, max 3 on screen
      try {
        powerups.push(createPowerup());
      } catch (error) {
        console.error("Error creating powerup:", error);
      }
    }
    
    // Dash cooldown reset - bonus for leveling up
    dashAvailable = true;
    dashCooldown = 0;
    
    // Show level up message temporarily
    levelMessage = {
      text: "LEVEL " + level,
      alpha: 255,
      display: function() {
        if (this.alpha > 0) {
          textAlign(CENTER, CENTER);
          textSize(36);
          fill(100, 200, 255, this.alpha);
          text(this.text, width/2, height/2);
          this.alpha -= 5;
        }
      }
    };
    
    console.log("Level up to:", level);
  } catch (error) {
    console.error("Error in levelUp function:", error);
    // Ensure game continues even if there's an error
    if (level < 20) {
      gameState = 'playing';
    } else {
      gameState = 'victory';
    }
  }
}

// Add a function to create engine exhaust particles
function createExhaustParticles() {
  // Only create particles occasionally to maintain performance
  if (frameCount % 3 !== 0 || gameState !== 'playing') return;
  
  // Create exhaust behind the ship
  particles.push({
    x: ship.x + random(-5, 5),
    y: ship.y + ship.size/2 + random(0, 5),
    size: random(3, 8),
    color: [255, random(100, 200), 0],
    xvel: random(-0.5, 0.5),
    yvel: random(0.5, 2),
    alpha: 150,
    life: random(10, 20),
    
    update: function() {
      this.x += this.xvel;
      this.y += this.yvel;
      this.alpha -= 255 / this.life;
      this.size *= 0.93; // Shrink faster than normal particles
      return this.alpha <= 0;
    },
    
    display: function() {
      noStroke();
      fill(
        this.color[0],
        this.color[1],
        this.color[2],
        this.alpha
      );
      ellipse(this.x, this.y, this.size);
    }
  });
}

// Helper functions for collision handling
function handleBulletAsteroidCollisions() {
  for (let i = bullets.length - 1; i >= 0; i--) {
    let bulletRemoved = false;
    
    for (let j = asteroids.length - 1; j >= 0; j--) {
      try {
        if (bullets[i] && !bulletRemoved && 
            typeof bullets[i].hits === 'function' && 
            typeof asteroids[j].hit === 'function' && 
            bullets[i].hits(asteroids[j])) {
          
          // Remove bullet
          bullets.splice(i, 1);
          bulletRemoved = true;
          
          // Damage asteroid
          if (asteroids[j].hit()) {
            // Asteroid destroyed
            score += 15 * level; // More points for higher levels
            
            // Create explosion effect
            for (let k = 0; k < 10; k++) {
              try {
                particles.push(createParticle(asteroids[j].x, asteroids[j].y, [150, 150, 150]));
              } catch (error) {
                console.error("Error creating explosion particle:", error);
              }
            }
            
            // Reset asteroid
            try {
              asteroids[j].reset();
            } catch (error) {
              console.error("Error resetting asteroid:", error);
              asteroids[j] = createAsteroid(level); // Create new one if reset fails
            }
            
            // Small chance to spawn powerup on destroy
            let powerupChance = min(0.1 * level, 0.5);
            if (random() < powerupChance && powerups.length < 5) { // Limit total powerups
              try {
                powerups.push(createPowerup());
              } catch (error) {
                console.error("Error creating powerup:", error);
              }
            }
          }
        }
      } catch (error) {
        console.error("Error in bullet-asteroid collision:", error);
      }
    }
  }
}

function handleScrapCollection() {
  for (let i = scraps.length - 1; i >= 0; i--) {
    try {
      if (ship && typeof ship.hits === 'function' && ship.hits(scraps[i])) {
        score += 10;
        // Replace with a new scrap
        scraps[i] = createScrap();
      }
    } catch (error) {
      console.error("Error in scrap collection:", error);
      scraps[i] = createScrap(); // Replace problematic scrap
    }
  }
}

function handleAsteroidShipCollisions() {
  if (!ship) return;
  
  for (let i = 0; i < asteroids.length; i++) {
    try {
      if (typeof ship.hits === 'function' && ship.hits(asteroids[i])) {
        if (ship.shield > 0) {
          // Use shield instead of dying
          ship.shield = 0;
          // Reset asteroid
          try {
            asteroids[i].reset();
          } catch (error) {
            asteroids[i] = createAsteroid(level);
          }
        } else {
          if (score > highScore) {
            highScore = score;
          }
          gameState = 'gameOver';
          break; // End checking once game is over
        }
      }
    } catch (error) {
      console.error("Error in asteroid-ship collision:", error);
    }
  }
}

function handlePowerups() {
  for (let i = powerups.length - 1; i >= 0; i--) {
    try {
      let shouldRemove = false;
      
      if (typeof powerups[i].update === 'function') {
        shouldRemove = powerups[i].update();
      } else {
        shouldRemove = true; // Remove invalid powerups
      }
      
      if (shouldRemove) {
        powerups.splice(i, 1);
        continue;
      }
      
      // Check for powerup collection
      if (ship && powerups[i] && typeof ship.hits === 'function' && ship.hits(powerups[i])) {
        try {
          // Create collection particles
          for (let j = 0; j < 8; j++) {
            if (powerups[i] && powerups[i].color) {
              let pColor = [...powerups[i].color]; // Copy the color array
              particles.push(createParticle(powerups[i].x, powerups[i].y, pColor));
            }
          }
          
          // Apply powerup effect
          if (typeof powerups[i].apply === 'function') {
            powerups[i].apply(ship);
          }
          
          // Remove powerup
          powerups.splice(i, 1);
        } catch (error) {
          console.error("Error applying powerup:", error);
          powerups.splice(i, 1); // Remove problematic powerup
        }
      }
    } catch (error) {
      console.error("Error handling powerup:", error);
      powerups.splice(i, 1); // Remove problematic powerup
    }
  }
  
  // Occasionally spawn powerups (about 2% chance per frame when level > 1)
  if (level > 1 && powerups.length < 2 && random() < 0.002) {
    try {
      powerups.push(createPowerup());
    } catch (error) {
      console.error("Error creating random powerup:", error);
    }
  }
}

// Add a function to safely reset the game if it breaks
function emergencyReset() {
  // Clear any existing game objects
  asteroids = [];
  bullets = [];
  scraps = [];
  powerups = [];
  particles = [];
  
  // Reset variables
  level = 1;
  score = 0;
  nextLevelScore = 100;
  dashAvailable = true;
  dashCooldown = 0;
  isDashing = false;
  
  // Recreate the player ship
  ship = {
    x: width / 2,
    y: height - 50,
    size: 20,
    speed: 5,
    shield: 0,
    speedBoost: 0,
    rapidFire: 0,
    
    // ... rest of ship object methods
    display: function() {
      // Draw ship
      push();
      translate(this.x, this.y);
      
      // Draw ship body
      fill(0, 255, 150);
      stroke(0, 200, 100);
      strokeWeight(1);
      beginShape();
      vertex(0, -this.size/2); // Nose
      vertex(this.size/2, this.size/2); // Bottom right
      vertex(0, this.size/4); // Middle indent
      vertex(-this.size/2, this.size/2); // Bottom left
      endShape(CLOSE);
      
      // Add cockpit
      fill(100, 200, 255);
      ellipse(0, 0, this.size/3);
      
      pop();
    },
    
    move: function() {
      // Basic movement
      let currentSpeed = this.speed;
      
      if (moveLeft || keyIsDown(LEFT_ARROW) || keyIsDown(65)) this.x -= currentSpeed;
      if (moveRight || keyIsDown(RIGHT_ARROW) || keyIsDown(68)) this.x += currentSpeed;
      if (moveUp || keyIsDown(UP_ARROW) || keyIsDown(87)) this.y -= currentSpeed;
      if (moveDown || keyIsDown(DOWN_ARROW) || keyIsDown(83)) this.y += currentSpeed;
      
      // Keep ship on screen
      this.x = constrain(this.x, this.size/2, width - this.size/2);
      this.y = constrain(this.y, this.size/2, height - this.size/2);
    },
    
    shoot: function() {
      if (millis() - lastShotTime > SHOT_COOLDOWN) {
        bullets.push({
          x: this.x,
          y: this.y - this.size/2,
          size: 5,
          speed: 10,
          
          update: function() {
            this.y -= this.speed;
            return this.y < 0;
          },
          
          display: function() {
            fill(255, 240, 100);
            noStroke();
            ellipse(this.x, this.y, this.size);
          },
          
          hits: function(obj) {
            let d = dist(this.x, this.y, obj.x, obj.y);
            return d < (this.size/2 + obj.size/2);
          }
        });
        
        lastShotTime = millis();
      }
    },
    
    dash: function() {
      if (!dashAvailable) return;
      
      // Set dash direction
      dashDirection = { x: 0, y: -1 }; // Default is up
      if (moveLeft) dashDirection.x = -1;
      if (moveRight) dashDirection.x = 1;
      if (moveUp) dashDirection.y = -1;
      if (moveDown) dashDirection.y = 1;
      
      // Start dashing
      isDashing = true;
      dashTimer = DASH_DURATION;
      dashAvailable = false;
      dashCooldown = DASH_COOLDOWN;
    },
    
    hits: function(obj) {
      if (!obj || typeof obj.x === 'undefined' || typeof obj.y === 'undefined') {
        return false;
      }
      
      let objSize = obj.size || 15;
      let d = dist(this.x, this.y, obj.x, obj.y);
      return d < (this.size/2 + objSize/2);
    }
  };
  
  // Create initial game objects
  for (let i = 0; i < 5; i++) {
    scraps.push(createScrap());
  }
  
  for (let i = 0; i < 3; i++) {
    asteroids.push(createAsteroid());
  }
  
  // Reset game state
  gameState = 'menu';
}

// Check if game is in a broken state and reset if needed
function checkGameState() {
  // Define conditions that indicate a broken game
  let gameIsBroken = false;
  
  // Check if ship exists
  if (!ship || typeof ship.x !== 'number' || typeof ship.y !== 'number') {
    gameIsBroken = true;
  }
  
  // Check if any arrays have invalid values
  if (asteroids.some(a => !a || typeof a.update !== 'function') ||
      bullets.some(b => !b || typeof b.update !== 'function') ||
      scraps.some(s => !s || typeof s.display !== 'function')) {
    gameIsBroken = true;
  }
  
  // Reset if game is broken
  if (gameIsBroken) {
    console.log("Game state corrupted, resetting...");
    emergencyReset();
  }
}

// Add home button function
function drawHomeButton() {
  // Button background
  fill(40, 60, 120);
  stroke(100, 150, 255);
  strokeWeight(1);
  rect(width - 55, 5, 40, 40, 5);
  
  // Home icon
  noStroke();
  fill(200, 220, 255);
  
  // Roof
  beginShape();
  vertex(width - 35, 12);
  vertex(width - 20, 20);
  vertex(width - 50, 20);
  endShape(CLOSE);
  
  // House body
  rect(width - 45, 20, 20, 20);
  
  // Door
  fill(40, 60, 120);
  rect(width - 38, 30, 6, 10);
}

function mouseWheel(event) {
  // Only handle scrolling in menu
  if (gameState === 'menu') {
    scrollY += event.delta * 0.5;
    scrollY = constrain(scrollY, 0, maxScrollY);
    return false; // Prevent default behavior
  }
}

function touchStarted() {
  if (gameState === 'menu') {
    touchStartY = mouseY;
    isScrolling = true;
    return false;
  }
}

function touchMoved() {
  if (gameState === 'menu' && isScrolling) {
    let deltaY = touchStartY - mouseY;
    scrollY += deltaY * 0.1;
    scrollY = constrain(scrollY, 0, maxScrollY);
    touchStartY = mouseY;
    return false;
  }
}

function touchEnded() {
  isScrolling = false;
}

function drawScrollIndicator() {
  // Draw scroll indicator at the bottom of the screen
  let indicatorPulse = sin(frameCount * 0.1) * 3;
  let scrollPercent = scrollY / maxScrollY;
  
  // Draw scroll track
  noStroke();
  fill(100, 100, 150, 80);
  rect(width - 15, 10, 5, height - 20, 5);
  
  // Draw scroll handle
  let handleHeight = max(30, (height - 20) * (height / (height + maxScrollY)));
  let handleY = 10 + (height - 20 - handleHeight) * scrollPercent;
  
  fill(150, 200, 255, 150 + indicatorPulse);
  rect(width - 15, handleY, 5, handleHeight, 5);
  
  // Draw down arrow indicator when at the top
  if (scrollY < 10 && maxScrollY > 10) {
    fill(255, 255, 255, 100 + indicatorPulse * 10);
    triangle(
      width/2, height - 20 + indicatorPulse,
      width/2 - 10, height - 30 + indicatorPulse,
      width/2 + 10, height - 30 + indicatorPulse
    );
  }
  
  // Draw up arrow indicator when at the bottom
  if (scrollY > maxScrollY - 10 && maxScrollY > 10) {
    fill(255, 255, 255, 100 + indicatorPulse * 10);
    triangle(
      width/2, 20 - indicatorPulse,
      width/2 - 10, 30 - indicatorPulse,
      width/2 + 10, 30 - indicatorPulse
    );
  }
}

// Mouse interaction function with home button and scrolling support
function mousePressed() {
  if (gameState === 'menu') {
    // Only start the game if we're not in the middle of scrolling
    if (!isScrolling) {
      startPlaying();
    }
  } else if (gameState === 'gameOver' || gameState === 'victory') {
    resetGame();
    startPlaying();
  } else if (gameState === 'playing') {
    // Check if home button is clicked
    if (mouseX > width - 55 && mouseX < width - 15 && mouseY > 5 && mouseY < 45) {
      gameState = 'menu';
      // Save high score if current score is higher
      if (score > highScore) {
        highScore = score;
      }
      scrollY = 0; // Reset scroll position
      return false;
    }
  }
  
  // Start tracking for possible scrolling
  if (gameState === 'menu') {
    touchStartY = mouseY;
    isScrolling = true;
  }
  return true;
}

// Update mouseDragged to handle scrolling
function mouseDragged() {
  if (gameState === 'menu' && isScrolling) {
    let deltaY = touchStartY - mouseY;
    scrollY += deltaY * 0.5;
    scrollY = constrain(scrollY, 0, maxScrollY);
    touchStartY = mouseY;
    return false;
  }
  return true;
}

function mouseReleased() {
  isScrolling = false;
  return true;
}
